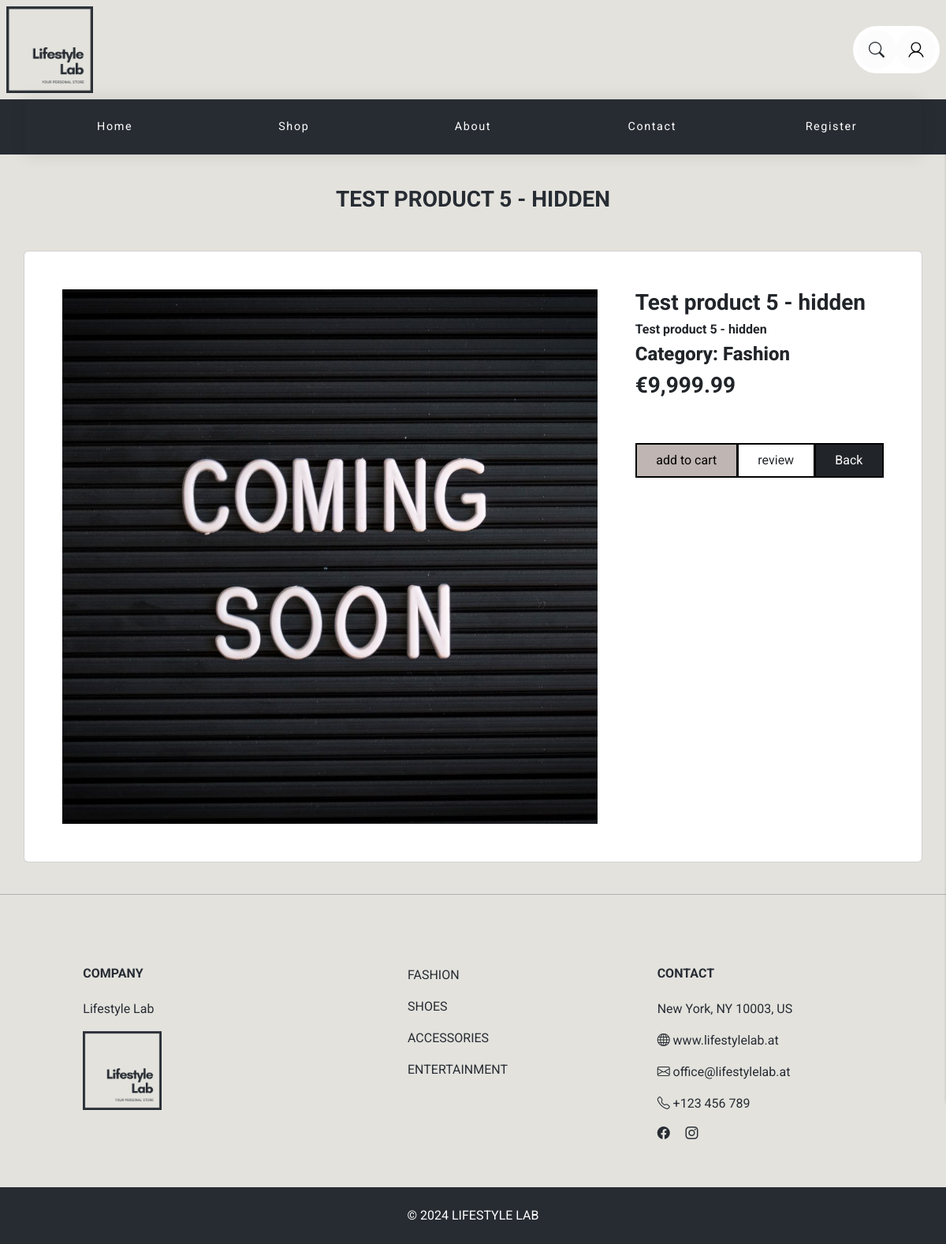
The page /product_real.php?id=5 on the database as committed earlier.
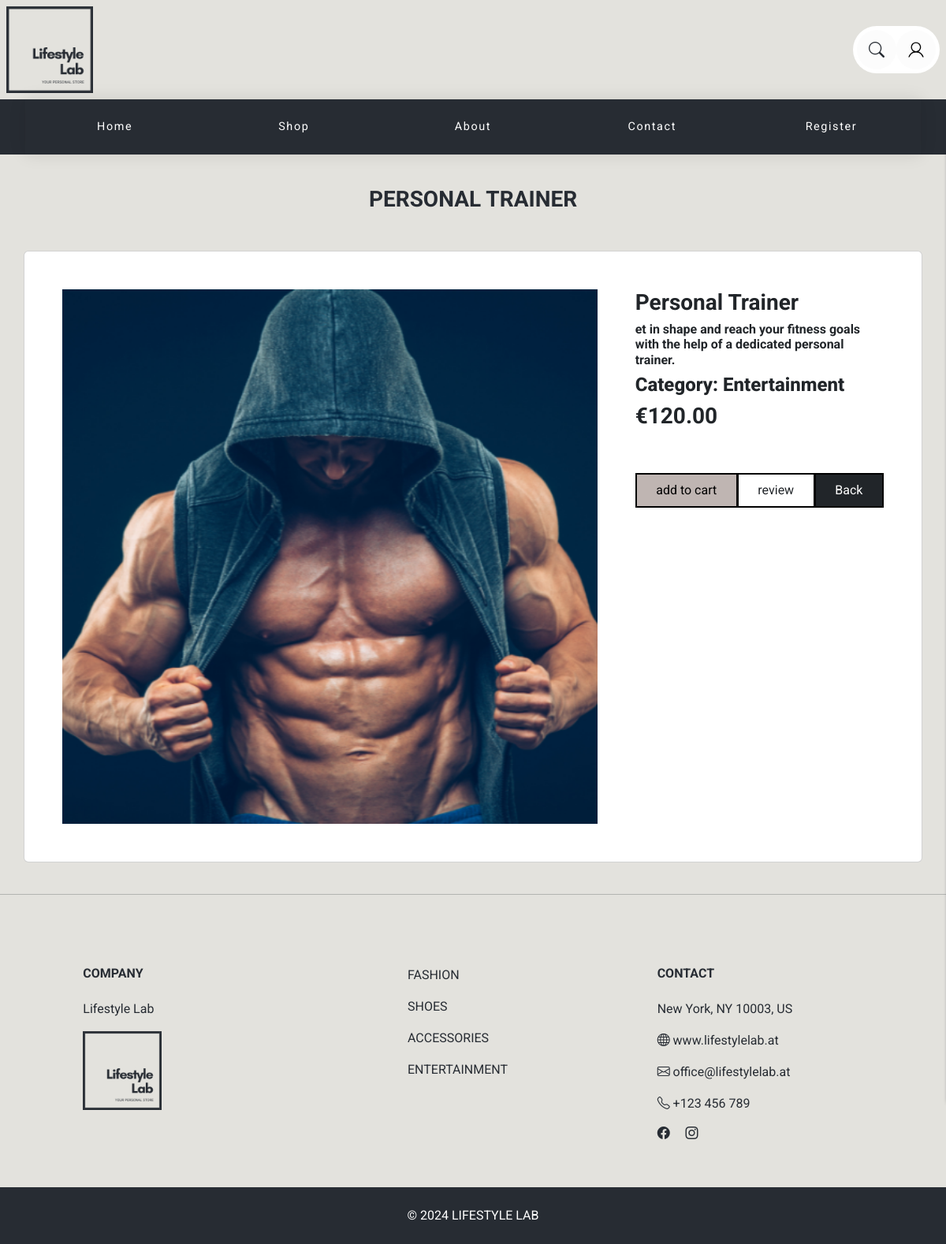
The same page on the database as committed later.
### tables this page shows
CREATE TABLE `product` (
  `id` int(11) NOT NULL,
  `name` varchar(50) NOT NULL,
  `description` varchar(255) DEFAULT NULL,
  `price` decimal(12,2) NOT NULL,
  `img` varchar(255) DEFAULT NULL,
  `fk_type` int(11) DEFAULT NULL,
  `fk_status` int(11) DEFAULT NULL
);

CREATE TABLE `product_type` (
  `id` int(11) NOT NULL,
  `type` varchar(40) NOT NULL
);

### product_real.php (the view, shortened to what this page needs)
<?php
require_once './php_db/db_connect.php';
$product_id = $_GET['id'] ?? null;
$product = null;
if ($product_id) {
    $stmt = $connect->prepare("SELECT p.*, t.type as typeName, s.status as statusName FROM product p
                               LEFT JOIN product_type t ON p.fk_type = t.id
                               LEFT JOIN product_status s ON p.fk_status = s.id
                               WHERE p.id = ?");
    $stmt->bind_param("i", $product_id);
    $stmt->execute();
    $result = $stmt->get_result();
    if ($result->num_rows > 0) {
        $product = $result->fetch_assoc();
    } else {
        echo "<p>No product found for this ID.</p>";
    }
} else {
    echo "<p>No product ID provided.</p>";
}
?>
<!DOCTYPE html>
<html lang="en">
<head>
</head>
<body>
    <?php include '_navbar.php' ?>
    <div class="container mt-4 mb-4">
        <div class="container text-center p-3 mb-4">
            <h3 class="text-uppercase"><?= htmlspecialchars($product['name']) ?></h3>
        </div>
    </div>
    <div class="card container">
        <div class="card-container p-4">
            <div class="row justify-content-evenly">
                <?php if ($product) : ?>
                    <div class="col-md-8 p-4">
                        <img class='w-100' src='./images/product/<?= $product['img'] ?>' alt='Product Image'>
                    </div>
                    <div class="col-6 col-md-4">
                        <br />
                        <div class="container">
                            <h3 class=""><?= htmlspecialchars($product['name']) ?></h3>
                            <h6 class=""><?= htmlspecialchars($product['description']) ?></h6>
                            <h4>Category: <?= htmlspecialchars($product['typeName']) ?></h4>
                            <h3 class="">€<?= htmlspecialchars(number_format($product['price'], 2)) ?></h3>
                            <br />
                        </div>
                        <br>
                        <div class="container btn-group">
                            <a class="btn btn-info" href='cart.php?id=<?= $product_id ?>'>add to cart</a>
                            <a class="btn btn-outline-dark" href='review_form.php'>review</a>
                            <a class="btn btn-dark" href='product_all.php'>Back</a>
                        </div>
                    </div>
            </div>
        </div>
    </div>
<?php else : ?>
    <p>Product details not found.</p>
<?php endif; ?>
</body>
</html>

Rows that differ between the two databases and show on the page:
changed product: name "TEST PRODUCT 5 - HIDDEN" → "PERSONAL TRAINER"; img: a different picture; name "Test product 5 - hidden" → "Personal Trainer"; description "Test product 5 - hidden" → "et in shape and reach your fitness goals with the help of a dedicated personal trainer."; fk_type.type "Fashion" → "Entertainment"; price "9,999.99" → "120.00"
